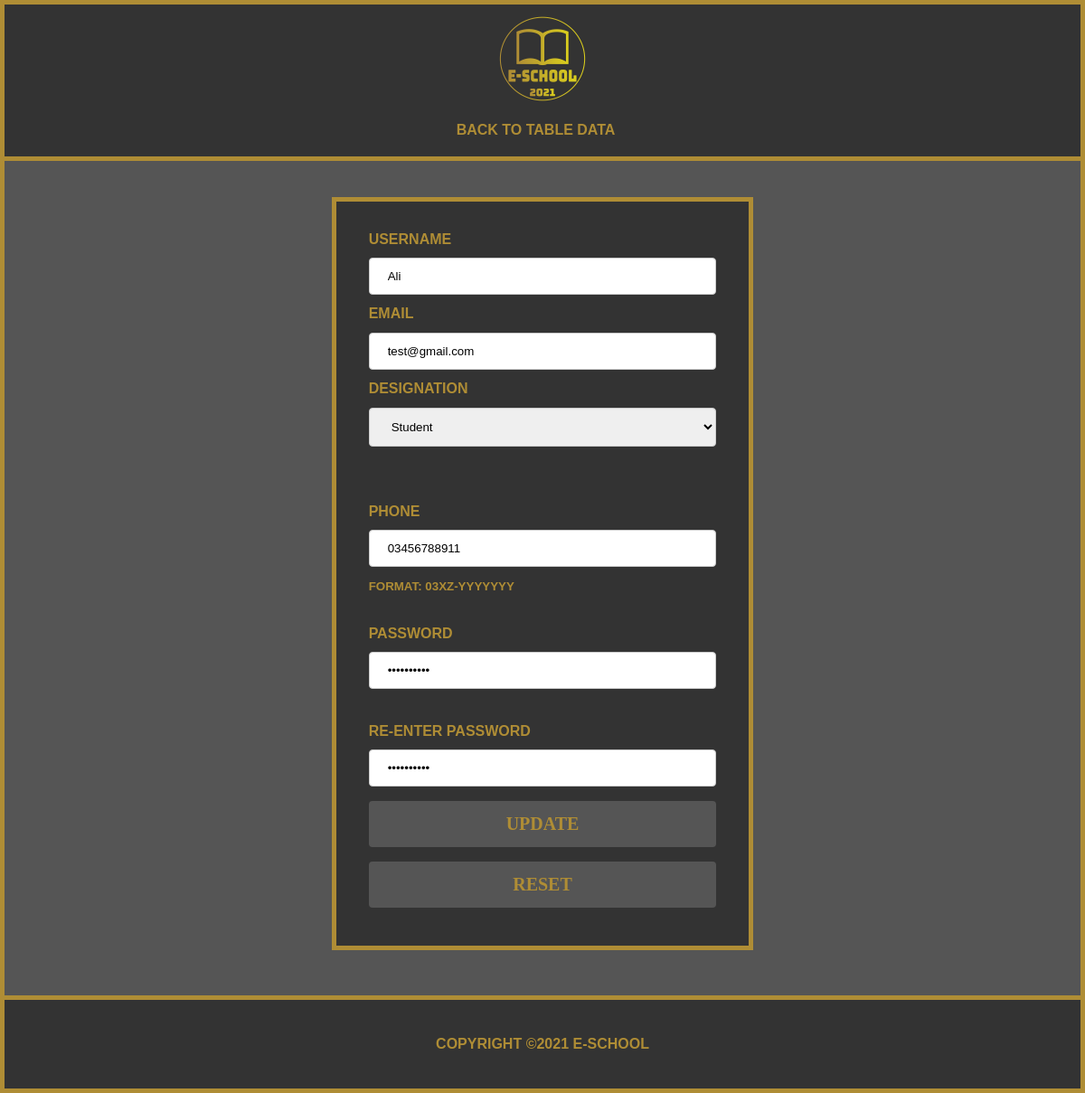
Page /E-School/userDbUpdate.php?user_id=3 on the committed database.
### tables this page shows
CREATE TABLE `users` (
  `user_id` int(11) NOT NULL,
  `username` varchar(255) NOT NULL,
  `email` varchar(255) NOT NULL,
  `designation` varchar(255) NOT NULL,
  `phone` varchar(255) NOT NULL,
  `password` varchar(16) NOT NULL,
  `created_at` timestamp NOT NULL DEFAULT current_timestamp()
);

### E-School/userDbUpdate.php (the view, shortened to what this page needs)
<!DOCTYPE html>
<html lang="en">
<head>
    <link rel="stylesheet" type="text/css" href="style.css">
</head>
<body>
    <div class="lock_2">
        <header id="main-header">
            <div class="container">
                <div id="logo">
                    <img src="images/logo.png" alt="E-SCHOOL LOGO" width="100" height="100">
                </div>
            </div>
        </header>
        <nav id="navbar">
            <div class="container">
               <ul>
                    <li><a href="displaytables.php">Back to Table Data</a></li>
               </ul>
            </div>
        </nav>
    </div>
    <div class="container">
        <div id="contact_sections">
            <section id="SignUp">
<?php
include ('dbConnection.php');
$ids=$_GET['user_id'];
$Query= "select * from users where user_id={$ids}";
$showQuery = mysqli_query($conn,$Query) or die( mysqli_error($conn));
$arrayData = mysqli_fetch_array($showQuery);
        ?>
                <form name="myForm" action="userDbUpdate.php?user_id=<?php echo $_GET['user_id']; ?>" onsubmit="return Reconfirm_Password()" method="post">
                    <fieldset>
                        <div id="LIT">
                            <label>Username</label><input type="text" name="username"  value = "<?php echo $arrayData['username'] ?>" placeholder="Enter Username" required><br>
                            <label>Email</label> <input type="email" name="email" value = "<?php echo $arrayData['email'] ?>" placeholder="Enter Email" required><br>
                            <label>Designation</label>
                            <select name="des" id="des">
                              <option selected value="<?php echo $arrayData['designation']?>"><?php echo $arrayData['designation'] ?></option>
                            </select>
                            <br><br><br>
                            <label>Phone</label><input type="tel" pattern="[0]{1}[3]{1}[0-9]{9}" name="phone" value = "<?php echo $arrayData['phone'] ?>" placeholder="Enter Phone Number" required><br>
                            <small>FORMAT: 03XZ-YYYYYYY </small><br><br>
                            <label>Password</label> <input type="password" id="password" name="password" placeholder="Enter Password" value = "<?php echo $arrayData['password'] ?>" required>
                            <span id="message" style="color:rgb(175, 141, 53)"> </span> <br><br>
                            <label>Re-Enter Password</label> <input type="password" id="re" placeholder="Repeat Password" name="psw-repeat" value = "<?php echo $arrayData['password'] ?>"required>
							<button type="submit" name="submit" class="Submit">UPDATE</button>
                            <button id="reset" type="reset" value="Reset">Reset</button>
                        </div>
                    </fieldset>
                </form>
            </section>
        </div>
    </div>
    <footer id="main-footer">
        <p>Copyright &copy;2021 E-School</p>
    </footer>
</body>

### E-School/style.css (style rules this page uses)
body { background-color: #555; color: rgb(175, 141, 53); font-family: Arial, Helvetica, sans-serif; font-size: 16px; line-height: 1.6em; margin: 0; border-left: rgb(175, 141, 53) solid; border-right: rgb(175, 141, 53) solid; border-bottom: rgb(175, 141, 53) solid; border-width: 5px; }
.lock_2 { position: relative; }
.container { width: 80%; margin: auto; overflow: hidden; }
#main-header { background-color: #333; color: #708090; border-top: rgb(175, 141, 53) solid; border-width: 5px; }
#navbar { background-color: #333; border-bottom: rgb(175, 141, 53) solid; border-width: 5px; text-transform: uppercase; }
#navbar ul { padding: 0; list-style: none; display: flex; justify-content: center; }
#navbar li { display: inline; }
#navbar a { color: rgb(175, 141, 53); text-decoration: none; font-size: 16px; padding-right: 15px; font-weight: bold; }
#main-footer { background: #333; color: rgb(175, 141, 53); text-align: center; padding: 20px; margin-top: 40px; border-top: rgb(175, 141, 53) solid; border-width: 5px; text-transform: uppercase; font-size: 16px; font-weight: bold; }
#logo { padding-top: 10px; display: flex; justify-content: center; }
* { box-sizing: border-box }
#contact_sections { margin: auto; padding: 10px; }
#contact_sections form fieldset { margin-left: 25%; margin-right: 25%; background-color: #333; border: 5px solid; border-color: rgb(175, 141, 53); font-weight: bold; }
#LIT { margin: 2%; padding: 15px; }
#contact_sections form label { margin-right: 20px; text-transform: uppercase; }
input[type=text], select, input[type=email], input[type=tel], input[type=password], #contact_sections form textarea { width: 100%; padding: 12px 20px; margin: 8px 0; display: inline-block; border: 1px solid #ccc; border-radius: 4px; box-sizing: border-box; }
button[type=submit], #reset { width: 100%; background-color: #555; color: rgb(175, 141, 53); padding: 14px 20px; margin: 8px 0; border: none; border-radius: 4px; cursor: pointer; font-weight: bold; font-size: 20px; text-transform: uppercase; font-family: 'Times New Roman', Times, serif; }
#Login, #SignUp { margin-top: 30px; }

### rows in the picture
users: username "Ali", email "test@gmail.com", des "Student", phone "03456788911"
